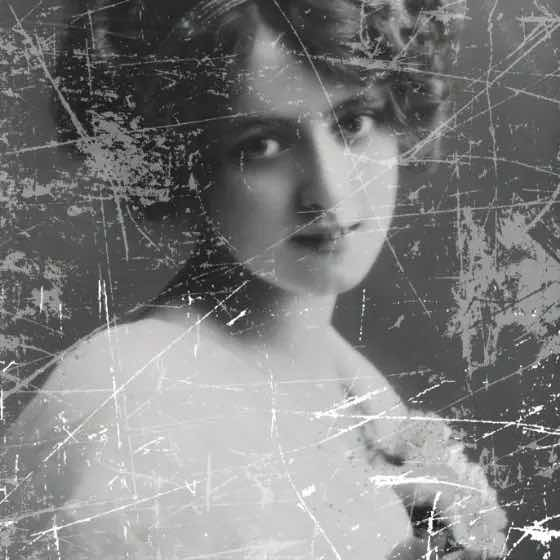
#> input picture testing/source/Lady.jpg, 560 x 560 px, found by its file name
$ jupyter execute testing.ipynb
#> lines starting #> are read from the running program, lines starting #| are printed output that depends on the picture; pictures that were not available may be replaced by others from this repository, and a replacement may not be noted
[cell 1]
import numpy as np
import cv2 as cv
from matplotlib import pyplot as plt

[cell 2]
img = cv.imread(r'C:\Users\vladk\Desktop\OpenCV\source\Lady.jpg')
#> img is the input picture: shape (560, 560, 3); mean B, G, R 125.5, 125.6, 125.5
blur = 5
kernel = np.ones((blur,blur), np.float32)/(blur*blur)
dst = cv.medianBlur(img, 9)
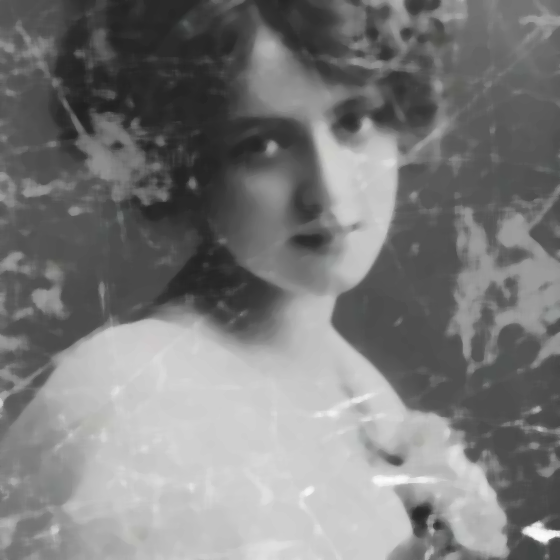
#> dst: shape (560, 560, 3); mean B, G, R 123.4, 123.5, 123.4

img_rgb = cv.cvtColor(img, cv.COLOR_BGR2RGB)
dst_rgb = cv.cvtColor(dst, cv.COLOR_BGR2RGB)

[cell 3]
plt.figure(figsize=(20,10))

plt.subplot(121),plt.imshow(img_rgb),plt.title('Original')
plt.xticks([]), plt.yticks([])
plt.subplot(122),plt.imshow(dst_rgb),plt.title('Averaging')
plt.xticks([]), plt.yticks([])
plt.show()
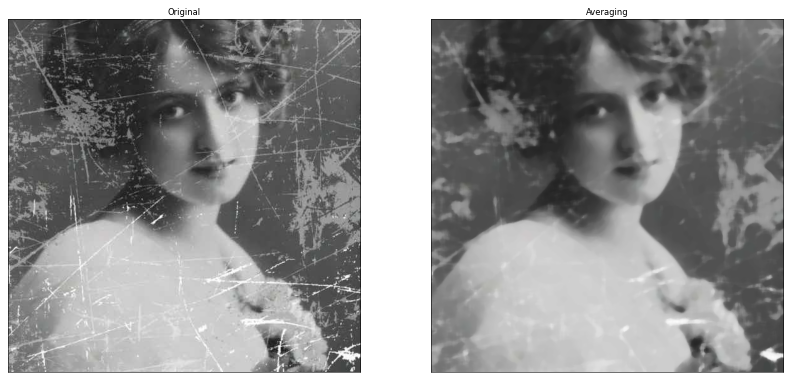
#> figure drawn by matplotlib, 2 panels

[cell 4]
cap = cv.VideoCapture(r'C:\Users\vladk\Desktop\OpenCV\source\video2.mp4')

while(cap.isOpened()):
    # Read each frame
    ret, frame = cap.read()
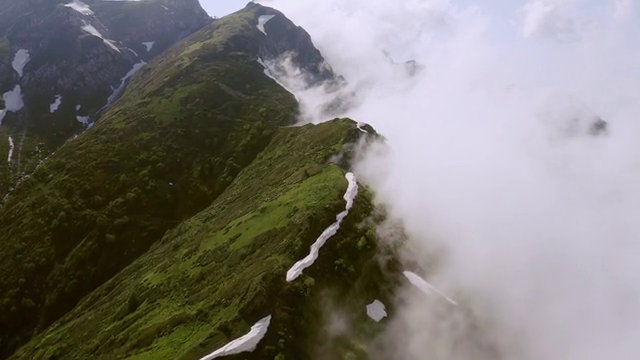
#> input picture frame 33 of lessons/lb3/videos/video.mp4, 640 x 360 px, given in place of video2.mp4, which was not available
#> frame is the input picture: shape (360, 640, 3); mean B, G, R 116.2, 120.3, 123.7

    # Break if no more frames (end of video)
    if not ret:
        break

    # Convert BGR to HSV
    hsv = cv.cvtColor(frame, cv.COLOR_BGR2HSV)
#> hsv: shape (360, 640, 3); mean H, S, V 77.5, 84.1, 130.3

    # Define range of blue color in HSV
    lower_blue = np.array([160, 50, 50])
    upper_blue = np.array([180, 255, 255])

    # Threshold the HSV image to get only blue colors
    mask = cv.inRange(hsv, lower_blue, upper_blue)
#> mask: shape (360, 640); every value is 0

    # Bitwise-AND mask and original image
    res = cv.bitwise_and(frame, frame, mask=mask)
#> res: shape (360, 640, 3); every value is 0

    # Display the resulting frame, mask, and bitwise operation result
    cv.imshow('frame', frame)
    cv.imshow('mask', mask)
    cv.imshow('res', res)

    # Press 'Esc' to exit the loop
    k = cv.waitKey(30) & 0xFF  # Adjust wait time for the video speed
#> (key Esc is pressed here)
    if k == 27:
        break

# Release the video capture object and close all windows
cap.release()
cv.destroyAllWindows()
